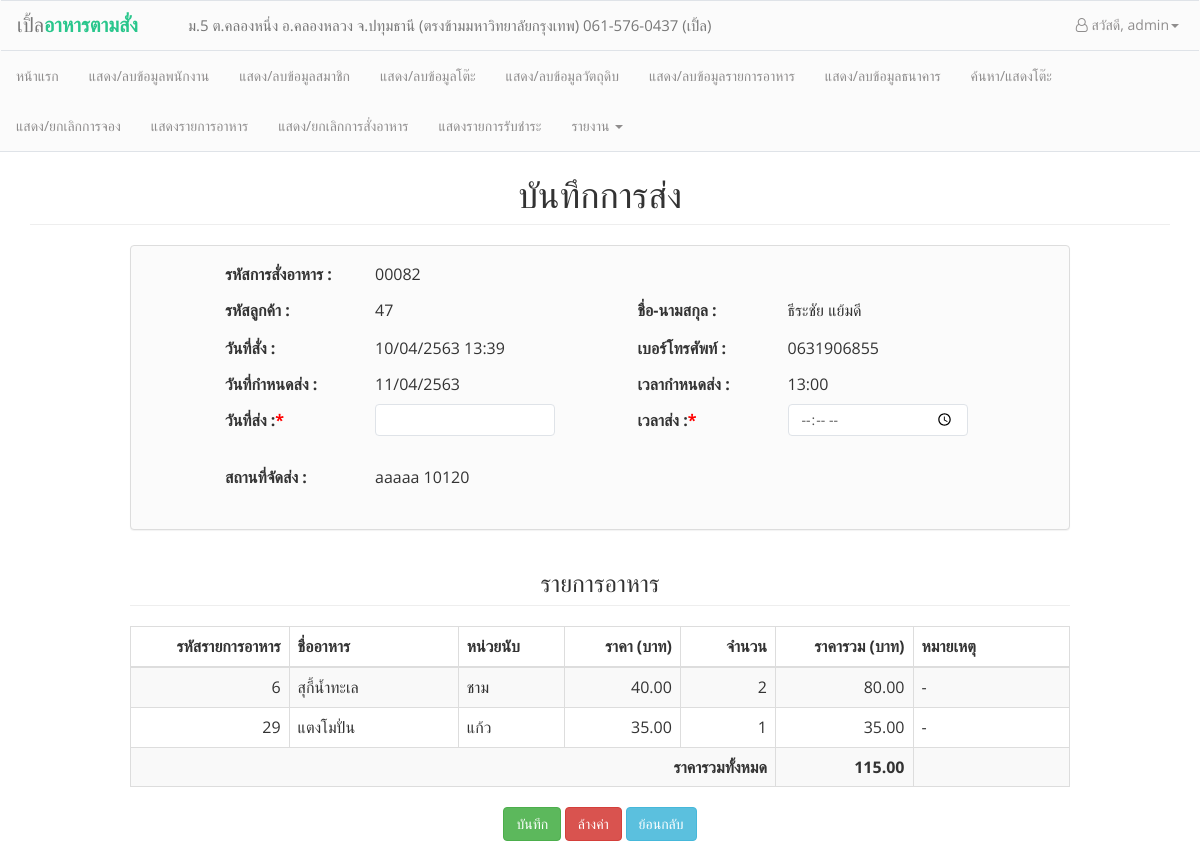
Page /admin/staff_checkout_delivery.php?oid=00082 (signed in) on the committed database.
### tables this page shows
CREATE TABLE `orders` (
  `orderid` int(5) unsigned zerofill NOT NULL AUTO_INCREMENT COMMENT 'รหัสการสั่ง',
  `orderdate` datetime NOT NULL COMMENT 'วัน/เวลาที่สั่ง',
  `order_date_tobedelivery` date NOT NULL COMMENT 'วันกำหนดส่ง',
  `order_time_tobedelivery` time NOT NULL COMMENT 'เวลากำหนดส่ง',
  `order_date_delivered` date NOT NULL COMMENT 'วันที่ส่ง',
  `order_time_delivered` time NOT NULL COMMENT 'เวลาส่ง',
  `order_delivery_place` varchar(100) NOT NULL COMMENT 'สถานที่ส่ง',
  `order_status` int(1) NOT NULL COMMENT 'สถานะการสั่ง',
  `order_type` int(1) NOT NULL COMMENT 'ประเภทการสั่ง',
  `order_totalprice` float(7,2) NOT NULL COMMENT 'ราคารวม',
  `order_evidence` varchar(100) NOT NULL COMMENT 'หลักฐานการชำระ',
  `order_evidence_date` datetime NOT NULL,
  `tables_no` int(5) DEFAULT NULL,
  `payno` int(5) unsigned zerofill DEFAULT NULL,
  `payno_cancel` int(5) unsigned zerofill DEFAULT NULL COMMENT 'ใบเสร็จที่ถูกยกเลิก',
  `cusid` int(5) NOT NULL,
  `reserv_id` int(5) unsigned zerofill DEFAULT NULL,
  PRIMARY KEY (`orderid`),
  KEY `tables_no` (`tables_no`),
  KEY `bill_no` (`payno`),
  KEY `cusid` (`cusid`),
  KEY `reserv_id` (`reserv_id`),
  KEY `payno_cancel` (`payno_cancel`),
  CONSTRAINT `orders_ibfk_1` FOREIGN KEY (`cusid`) REFERENCES `customers` (`cusid`),
  CONSTRAINT `orders_ibfk_2` FOREIGN KEY (`tables_no`) REFERENCES `tables` (`tables_no`),
  CONSTRAINT `orders_ibfk_4` FOREIGN KEY (`payno`) REFERENCES `payment` (`payno`),
  CONSTRAINT `orders_ibfk_5` FOREIGN KEY (`reserv_id`) REFERENCES `reservations` (`reserv_id`),
  CONSTRAINT `orders_ibfk_6` FOREIGN KEY (`payno_cancel`) REFERENCES `payment` (`payno`)
);

CREATE TABLE `customers` (
  `cusid` int(5) NOT NULL AUTO_INCREMENT,
  `cus_name` varchar(50) NOT NULL,
  `cus_user` varchar(20) NOT NULL,
  `cus_birth` date DEFAULT NULL,
  `cus_tel` varchar(15) NOT NULL,
  `cus_email` varchar(30) NOT NULL,
  `cus_status` int(1) NOT NULL,
  `cus_password` char(40) NOT NULL,
  `cus_postnum` varchar(5) NOT NULL,
  `cus_address` varchar(100) NOT NULL,
  PRIMARY KEY (`cusid`)
);

CREATE TABLE `orderdetails` (
  `orderdetid` int(5) unsigned zerofill NOT NULL AUTO_INCREMENT,
  `orderdet_amount` int(3) NOT NULL COMMENT 'จำนวนอาหารที่สั่ง',
  `orderdet_status` int(1) NOT NULL COMMENT 'สถานะ',
  `orderdet_price` float(7,2) NOT NULL COMMENT 'ราคาที่สั่ง',
  `orderdet_note` varchar(100) NOT NULL COMMENT 'หมายเหตุ',
  `orderid` int(5) unsigned zerofill NOT NULL,
  `foodid` int(5) NOT NULL,
  PRIMARY KEY (`orderdetid`),
  KEY `orderid` (`orderid`),
  KEY `foodid` (`foodid`),
  CONSTRAINT `orderdetails_ibfk_2` FOREIGN KEY (`foodid`) REFERENCES `foods` (`foodid`),
  CONSTRAINT `orderdetails_ibfk_3` FOREIGN KEY (`orderid`) REFERENCES `orders` (`orderid`) ON DELETE CASCADE ON UPDATE CASCADE
);

CREATE TABLE `foods` (
  `foodid` int(5) NOT NULL AUTO_INCREMENT,
  `food_name` varchar(50) NOT NULL,
  `food_type` int(1) NOT NULL COMMENT 'ประเภทอาหาร',
  `food_price` float(7,2) NOT NULL,
  `food_qty` int(4) NOT NULL COMMENT 'จำนวน',
  `food_count` varchar(30) NOT NULL,
  `food_image` varchar(100) NOT NULL,
  `food_recomend` int(1) NOT NULL DEFAULT '0' COMMENT 'จำนวนการแนะนำ',
  `food_status` int(1) NOT NULL DEFAULT '0',
  PRIMARY KEY (`foodid`)
);

### conf/function.php (called while the page is built, shortened)
<?php
function tothaiyear($dates)
{
    $date = date("d-m-Y", strtotime($dates));
    $d1 = substr($date, 0, 2);
    $m1 = substr($date, 3, 2);
    $y = substr($date, 6, 4);
    $y1 = $y + 543;
    if ($date == "") {
        return "";
    } else {
        return $d1 . "/" . $m1 . "/" . $y1;
    }
}
function dt_tothaiyear($dates)
{
    $date = date("d-m-Y H:i", strtotime($dates));
    $d1 = substr($date, 0, 2);
    $m1 = substr($date, 3, 2);
    $y = substr($date, 6, 4);
    $y1 = $y + 543;
    $time = substr($date, 11, 6);
    if ($date == "") {
        return "";
    } else {
        return $d1 . "/" . $m1 . "/" . $y1 . " " . $time;
    }
}

### admin/staff_checkout_delivery.php (the view, shortened to what this page needs)
<head>
    <?php
    include("conf/header_admin.php");
    ?>
</head>
<body>
    <?php
    require_once("../conf/connection.php");
    include_once("../conf/function.php");
    $sql_order = "SELECT * FROM orders
        LEFT JOIN customers ON orders.cusid = customers.cusid
        WHERE orderid = '" . $_GET['oid'] . "'";
    $q_orders = mysqli_query($link, $sql_order);
    $result_order = mysqli_fetch_assoc($q_orders);
    ?>
    <div class="container" style="padding-top: 135px;">
        <div class="col">
            <h1 class="page-header text-center">บันทึกการส่ง</h1>
            <div class="container" style="width:970px">
                <div class="panel panel-default" align="center" style="background-color:#FBFBFB;">
                    <p>
                        <form id="checkout_order" class="form" name="checkout_order" method="POST" action="save_checkout_delivery.php">
                            <table width="750px" border="0" align="center">
                                <tr>
                                    <td width="34px" height="36px"><b>รหัสการสั่งอาหาร :</b></td>
                                    <td width="30%">
                                        <?= $result_order['orderid'] ?>
                                    </td>
                                </tr>
                                <tr>
                                    <td width="34px" height="36px"><b>รหัสลูกค้า :</b></td>
                                    <td width="30%">
                                        <?= $result_order['cusid'] ?>
                                    </td>
                                    <td width="20%" height="36px"><b>ชื่อ-นามสกุล :</b></td>
                                    <td><?php echo $result_order['cus_name']; ?></td>
                                </tr>
                                <tr>
                                    <td height="40px" width="15%"><b>วันที่สั่ง :</b></td>
                                    <td width="35%">
                                        <?= dt_tothaiyear($result_order['orderdate']) ?>
                                        <input type="text" hidden id="orderdate" name="orderdate" value="<?= substr($result_order['orderdate'], 0, 10) ?>" </td> <td width="16%" height="40px"><b>เบอร์โทรศัพท์ :</b></td>
                                    <td><?php echo $result_order['cus_tel'] ?></td>
                                </tr>
                                <tr>
                                    <td width="15%" height="32px"><b>วันที่กำหนดส่ง :<span style="color:red;"></span></b></td>
                                    <td width="35%">
                                        <?= tothaiyear($result_order['order_date_tobedelivery']) ?>
                                    </td>
                                    <td width="15%" height="32px"><b>เวลากำหนดส่ง :<span style="color:red;"></span></b></td>
                                    <td>
                                        <?= substr($result_order['order_time_tobedelivery'], 0, 5) ?></td>
                                </tr>
                                <tr>
                                    <td width="15%" height="40px"><b>วันที่ส่ง :<span style="color:red;">*</span></b></td>
                                    <td width="35%">
                                        <input class="form-control datepicker-deliver" onkeypress="return false; event.preventDefault();" onfocus="$(this).blur();" autocomplete="off" type="text" style="height:32px; width:180px" id="order_date_delivered" name="order_date_delivered" required></td>
                                    <td width="15%" height="32px"><b>เวลาส่ง :<span style="color:red;">*</span></b></td>
                                    <td><input class="form-control" autocomplete="off" type="time" min="09:00" max="18:00" style="height:32px; width:180px" id="order_time_delivered" name="order_time_delivered" required></td>
                                </tr>
                                <tr>
                                    <td width="20%" height="32px"><b>สถานที่จัดส่ง :<span style="color:red;"></span></b></td>
                                    <td height="75px"><?= $result_order['order_delivery_place'] ?></td>
                                </tr>
                            </table>
                </div>
                <h3 class="page-header text-center">รายการอาหาร</h3>
                <table class="table table-striped table-bordered">
                    <thead>
                        <th style="width:150px; text-align:right;">รหัสรายการอาหาร</th>
                        <th style="width:160px;">ชื่ออาหาร</th>
                        <th style="width:100px;">หน่วยนับ</th>
                        <th style="text-align:right; width:110px;">ราคา (บาท)</th>
                        <th style="text-align:right; width:90px;">จำนวน</th>
                        <th style="width:130px; text-align:right">ราคารวม (บาท)</th>
                        <th>หมายเหตุ</th>
                    </thead>
                    <?php
                    $sql_orderdet = "SELECT orderid FROM orders WHERE orderid = '" . $_GET['oid'] . "'";
                    $q_orderdet = mysqli_query($link, $sql_orderdet) or die(mysqli_error($link));
                    $sum_total = 0;
                    while ($result_orderdet = mysqli_fetch_array($q_orderdet)) {
                        $i = 1; ?>
                        <tr>
                            <?php
                            $sql_orderdet2 = "SELECT * FROM orderdetails
                                 LEFT JOIN foods ON orderdetails.foodid = foods.foodid
                             WHERE orderdetails.orderid = '" . $result_order['orderid'] . "'";
                            $q_orderdet2 = mysqli_query($link, $sql_orderdet2) or die(mysqli_error($link));
                            while ($result_orderdet2 = mysqli_fetch_array($q_orderdet2)) {
                            ?>
                                <td align="right"><?= $result_orderdet2['foodid'] ?></td>
                                <td><?= $result_orderdet2['food_name'] ?></td>
                                <td><?= $result_orderdet2['food_count'] ?></td>
                                <td align="right"><?= $result_orderdet2['orderdet_price'] ?></td>
                                <td align="right"><?= $result_orderdet2['orderdet_amount'] ?></td>
                                <td align="right"><?= number_format(($result_orderdet2['orderdet_amount'] * $result_orderdet2['orderdet_price']), 2) ?></td>
                                <td class="col-md-2">
                                    <?= ($result_orderdet2['orderdet_note']) ? $result_orderdet2['orderdet_note'] : "-" ?>
                                </td>
                        </tr>
                <?php $i++;
                                $sum_total += ($result_orderdet2['orderdet_amount'] * $result_orderdet2['orderdet_price']);
                            }
                        }
                ?>
                <tr>
                    <td colspan="5" align="right"><b>ราคารวมทั้งหมด</b></td>
                    <td align="right"><b><?= number_format($sum_total, 2) ?></b></td>
                    <td></td>
                </tr>
                </table>
                <div class="col-md-offset-3 col-md-6" style="text-align: center; padding-bottom:20px;">
                    <input type="submit" name="submit" id="submit" onclick="if(confirm('ยืนยันบันทึกการส่ง?')) return true; else return false;" class="btn btn-success" value="บันทึก" />
                    <button type="reset" class="btn btn-danger">ล้างค่า</button></form>
                    <button type="back" class="btn btn-info" onclick="window.history.back();">ย้อนกลับ</button>
                </div>
            </div>

### admin/conf/header_admin.php (style rules this page uses)
body { font-family: 'Open Sans', sans-serif; }
.form-control { box-shadow: none; border-radius: 4px; border-color: #dfe3e8; }

### rows in the picture
orders: orderid "00082", cusid.cusid "47", cusid.cus_name "ธีระชัย แย้มดี", orderdate "10/04/2563 13:39", cusid.cus_tel "0631906855", order_date_tobedelivery "11/04/2563", order_time_tobedelivery "13:00", order_delivery_place "aaaaa 10120"
orderdetails: foodid.foodid "6", foodid.food_name "สุกี้น้ำทะเล", foodid.food_count "ชาม", orderdet_price "40.00", orderdet_amount "2", $result_orderdet2['orderdet_amount'] * $result_orderdet2['orderdet_price'] "80.00"
orderdetails: foodid.foodid "29", foodid.food_name "แตงโมปั่น", foodid.food_count "แก้ว", orderdet_price "35.00", orderdet_amount "1"

### other values in the picture
$_SESSION['staff'] "admin"
$sum_total "115.00"
